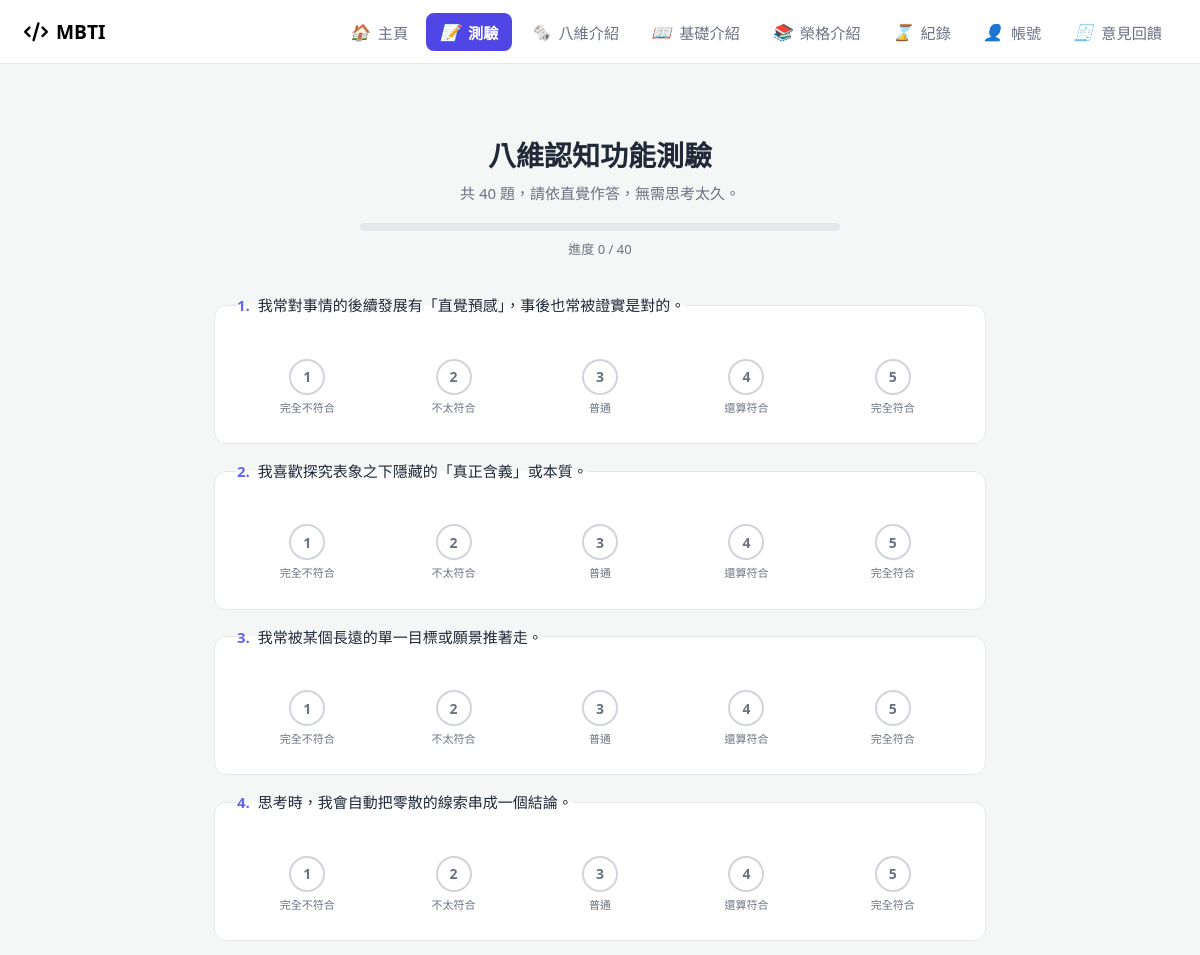
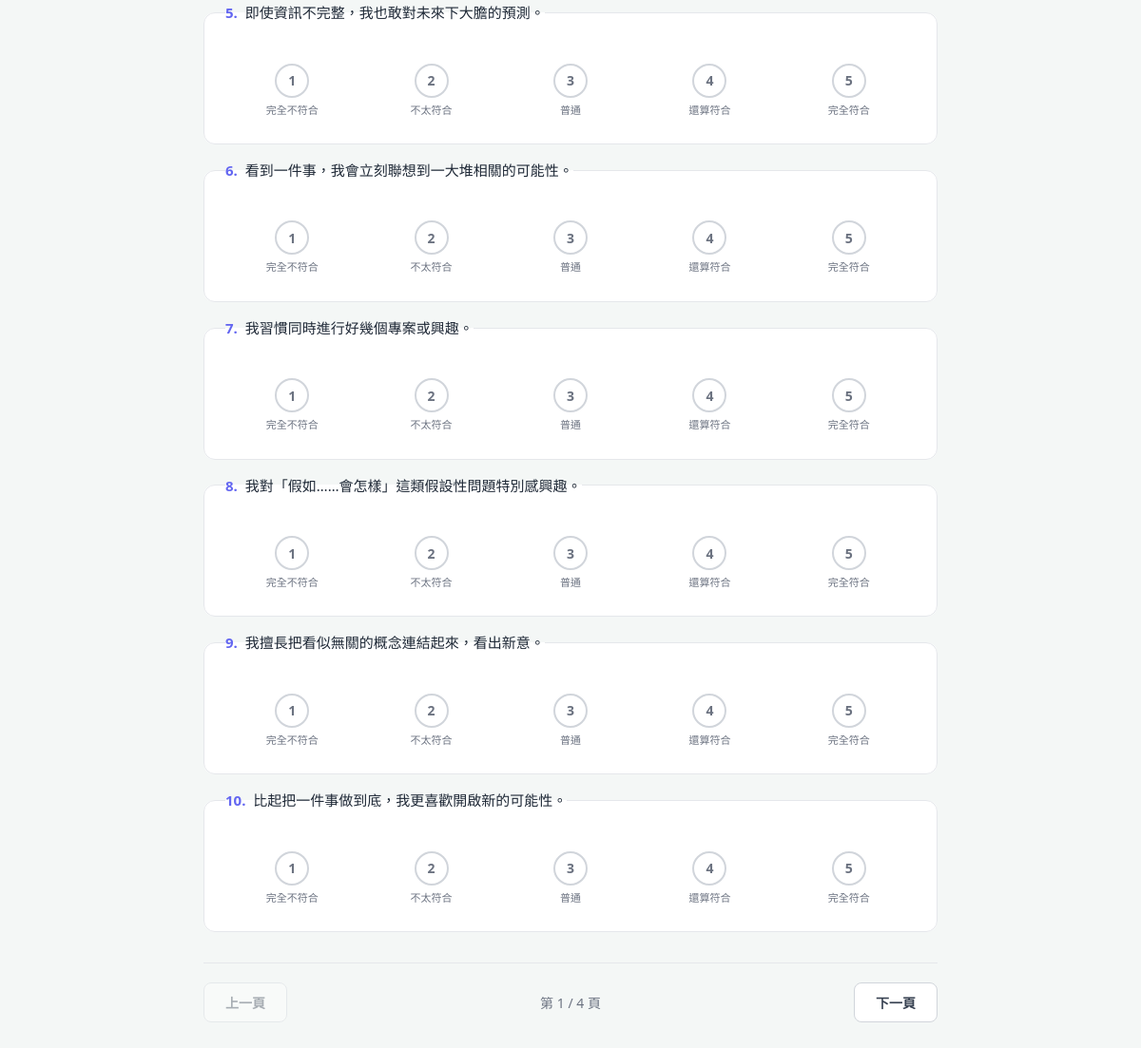
The app's page /assessment.php with its own data (2 pictures, top to bottom).
### tables this page shows
CREATE TABLE `questions` (
  `id` smallint(5) UNSIGNED NOT NULL,
  `function` char(2) NOT NULL,
  `text` varchar(255) NOT NULL
);

### assessment.php (called while the page is built, shortened)
<?php
$page_css   = ['assets/css/assessmentCSS.css'];
require __DIR__ . '/includes/content_repo.php';
$questions = get_questions();
require __DIR__ . '/includes/header.php';
require __DIR__ . '/views/assessment.view.php';
require __DIR__ . '/includes/footer.php';

### includes/content_repo.php (called while the page is built, shortened)
<?php
function get_questions(): array {
    $conn = db_connect();
    $res = $conn->query(
        "SELECT id, `function`, `text` FROM questions ORDER BY id"
    );
    $cache = [];
    while ($row = $res->fetch_assoc()) {
        $cache[] = [
            'id'       => (int)$row['id'],
            'function' => $row['function'],
            'text'     => $row['text'],
        ];
    }
    return $cache;
}

### views/assessment.view.php (the view, shortened to what this page needs)
<?php
$labels = [
    1 => '完全不符合',
    2 => '不太符合',
    3 => '普通',
    4 => '還算符合',
    5 => '完全符合',
];
$per_page = 10;
$pages    = array_chunk($questions, $per_page);
$total    = count($questions);
?>
<div class="assessment-container">
    <header class="assessment-header">
        <h1>八維認知功能測驗</h1>
        <p class="subtitle">共 <?= $total ?> 題，請依直覺作答，無需思考太久。</p>
        <div class="progress-bar">
        </div>
        <p class="progress-text">
            進度 <span id="answeredCount">0</span> / <?= $total ?>
        </p>
    </header>
    <form id="assessmentForm" action="api/submit_assessment.php" method="POST">
        <?php foreach ($pages as $page_idx => $page_qs): ?>
            <section class="page <?= $page_idx === 0 ? 'active' : '' ?>" data-page="<?= $page_idx ?>">
                <?php foreach ($page_qs as $q): ?>
                    <fieldset class="question" data-qid="<?= $q['id'] ?>">
                        <legend>
                            <span class="qnum"><?= $q['id'] ?>.</span>
                            <?= htmlspecialchars($q['text']) ?>
                        </legend>
                        <div class="likert">
                            <?php foreach ($labels as $val => $label): ?>
                                <label class="likert-option">
                                    <span class="likert-circle"><?= $val ?></span>
                                    <span class="likert-text"><?= $label ?></span>
                                </label>
                            <?php endforeach; ?>
                        </div>
                    </fieldset>
                <?php endforeach; ?>
            </section>
        <?php endforeach; ?>
        <nav class="page-nav">
            <button type="button" id="prevBtn" class="nav-btn" disabled>上一頁</button>
            <span class="page-indicator">
                第 <span id="currentPage">1</span> / <?= count($pages) ?> 頁
            </span>
            <button type="button" id="nextBtn" class="nav-btn">下一頁</button>
        </nav>
    </form>
</div>

### includes/header.php (shortened to what this page needs)
<?php
$css_list   = $page_css ?? [];
?>
<!DOCTYPE html>
<html lang="zh-TW">
<head>
    <link rel="stylesheet" href="assets/css/sidebarCSS.css">
    <?php foreach ($css_list as $css): ?>
    <link rel="stylesheet" href="<?= htmlspecialchars($css) ?>">
    <?php endforeach; ?>
</head>
<body>
    <?php require __DIR__ . '/sidebar.php'; ?>
    <main class="main-content">

### includes/sidebar.php (shortened to what this page needs)
<link rel="stylesheet" href="https://cdnjs.cloudflare.com/ajax/libs/font-awesome/6.4.0/css/all.min.css">
<nav class="topnav" id="topnav">
    <div class="topnav-brand">
        <h3><i class="fas fa-code"></i> <span>MBTI</span></h3>
    </div>
    <ul class="topnav-links" id="topnav-links">
        <li><a href="home.php"><i class="user-icon">🏠</i><span>主頁</span></a></li>
        <li><a href="assessment.php" class="nav-highlight"><i class="user-icon">📝</i><span>測驗</span></a></li>
        <li><a href="index.php"><i class="user-icon">🗞️</i><span>八維介紹</span></a></li>
        <li><a href="wiki.php"><i class="user-icon">📖</i><span>基礎介紹</span></a></li>
        <li><a href="seizure.php"><i class="user-icon">📚</i><span>榮格介紹</span></a></li>
        <li><a href="log.php"><i class="user-icon">⌛</i><span>紀錄</span></a></li>
        <li><a href="user.php"><i class="user-icon">👤</i><span>帳號</span></a></li>
        <li><a href="survey.php"><i class="user-icon">🧾</i><span>意見回饋</span></a></li>
    </ul>
</nav>

### includes/footer.php (shortened to what this page needs)
    </main>
</body>
</html>

### assets/css/sidebarCSS.css (style rules this page uses)
* { margin: 0; padding: 0; box-sizing: border-box; font-family: 'Segoe UI', Tahoma, Geneva, Verdana, sans-serif; }
body { background-color: #f4f7f6; --topnav-height: 64px; }
.topnav { width: 100%; height: 64px; background-color: #ffffff; color: rgb(0, 0, 0); border-bottom: 1px solid #e5e7eb; position: sticky; top: 0; left: 0; z-index: 1000; display: flex; align-items: center; justify-content: space-between; padding: 0 24px; }
.topnav-brand { display: flex; align-items: center; flex-shrink: 0; }
.topnav-brand h3 { display: flex; align-items: center; gap: 8px; font-size: 1.2rem; }
.topnav-links { list-style: none; display: flex; align-items: center; gap: 4px; margin: 0; padding: 0; }
.topnav-links li { padding: 0; }
.topnav-links a { text-decoration: none; color: #6b7280; display: flex; align-items: center; padding: 8px 14px; border-radius: 8px; transition: all 0.2s; font-size: 0.95rem; white-space: nowrap; }
.topnav-links a i { margin-right: 8px; font-size: 1rem; text-align: center; }
.topnav-links a.nav-highlight { background: #4f46e5; color: #fff; font-weight: 600; }
.main-content { padding: 30px; width: 100%; }

### assets/css/assessmentCSS.css (style rules this page uses)
.assessment-container { max-width: 820px; margin: 40px auto; padding: 0 24px 80px; font-family: "Microsoft JhengHei", "PingFang TC", sans-serif; color: #2c2c2c; }
.assessment-header { text-align: center; margin-bottom: 36px; }
.assessment-header h1 { margin: 0 0 8px; font-size: 28px; color: #1f2937; }
.assessment-header .subtitle { margin: 0 0 20px; color: #6b7280; font-size: 15px; }
.progress-bar { height: 8px; background: #e5e7eb; border-radius: 999px; overflow: hidden; margin: 0 auto; max-width: 480px; }
.progress-text { margin: 8px 0 0; font-size: 13px; color: #6b7280; }
.page { display: none; }
.page.active { display: block; animation: fadeIn 0.3s ease; }
.question { border: 1px solid #e5e7eb; border-radius: 12px; padding: 20px 22px; margin-bottom: 16px; background: #fff; transition: border-color 0.2s, box-shadow 0.2s; }
.question legend { font-size: 15px; line-height: 1.5; padding: 0; margin-bottom: 14px; color: #1f2937; }
.question .qnum { color: #6366f1; font-weight: 700; margin-right: 4px; }
.likert { display: flex; justify-content: space-between; gap: 6px; }
.likert-option { flex: 1; display: flex; flex-direction: column; align-items: center; cursor: pointer; padding: 8px 4px; border-radius: 8px; transition: background 0.15s; }
.likert-circle { width: 36px; height: 36px; border-radius: 50%; border: 2px solid #d1d5db; display: flex; align-items: center; justify-content: center; font-weight: 700; font-size: 14px; color: #6b7280; background: #fff; transition: all 0.2s; }
.likert-text { margin-top: 6px; font-size: 11px; color: #6b7280; text-align: center; line-height: 1.3; }
.page-nav { display: flex; justify-content: space-between; align-items: center; margin-top: 32px; padding-top: 20px; border-top: 1px solid #e5e7eb; }
.nav-btn, .submit-btn { padding: 10px 22px; border: 1px solid #d1d5db; border-radius: 8px; background: #fff; color: #374151; font-size: 14px; font-weight: 600; cursor: pointer; transition: all 0.15s; }
.nav-btn:disabled { opacity: 0.4; cursor: not-allowed; }
.page-indicator { font-size: 14px; color: #6b7280; }

### records on screen
questions: id "1", text "我常對事情的後續發展有「直覺預感」，事後也常被證實是對的。", val "1", label "完全不符合", val "2", label "不太符合", val "3", label "普通", val "4", label "還算符合", val "5", label "完全符合"
questions: id "2", text "我喜歡探究表象之下隱藏的「真正含義」或本質。", val "1", label "完全不符合", val "2", label "不太符合", val "3", label "普通", val "4", label "還算符合", val "5", label "完全符合"
questions: id "3", text "我常被某個長遠的單一目標或願景推著走。", val "1", label "完全不符合", val "2", label "不太符合", val "3", label "普通", val "4", label "還算符合", val "5", label "完全符合"
questions: id "4", text "思考時，我會自動把零散的線索串成一個結論。", val "1", label "完全不符合", val "2", label "不太符合", val "3", label "普通", val "4", label "還算符合", val "5", label "完全符合"
questions: id "5", text "即使資訊不完整，我也敢對未來下大膽的預測。", val "1", label "完全不符合", val "2", label "不太符合", val "3", label "普通", val "4", label "還算符合", val "5", label "完全符合"
questions: id "6", text "看到一件事，我會立刻聯想到一大堆相關的可能性。", val "1", label "完全不符合", val "2", label "不太符合", val "3", label "普通", val "4", label "還算符合", val "5", label "完全符合"
questions: id "7", text "我習慣同時進行好幾個專案或興趣。", val "1", label "完全不符合", val "2", label "不太符合", val "3", label "普通", val "4", label "還算符合", val "5", label "完全符合"
questions: id "8", text "我對「假如……會怎樣」這類假設性問題特別感興趣。", val "1", label "完全不符合", val "2", label "不太符合", val "3", label "普通", val "4", label "還算符合", val "5", label "完全符合"
questions: id "9", text "我擅長把看似無關的概念連結起來，看出新意。", val "1", label "完全不符合", val "2", label "不太符合", val "3", label "普通", val "4", label "還算符合", val "5", label "完全符合"
questions: id "10", text "比起把一件事做到底，我更喜歡開啟新的可能性。", val "1", label "完全不符合", val "2", label "不太符合", val "3", label "普通", val "4", label "還算符合", val "5", label "完全符合"

### other values on screen
$total "40"
count($pages) "4"
